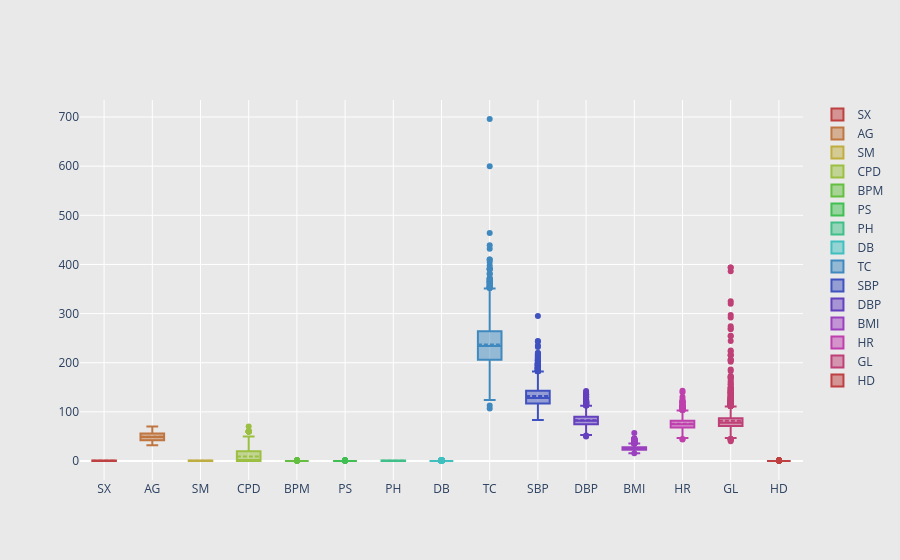

Notebook code for this chart:
### Code cell
column_names = data.columns
no_of_boxes = len(column_names)
colors = [ 'hsl(' + str(h) + ',50%' + ',50%)' for h in np.linspace(0, 360, no_of_boxes)]

fig = go.Figure(data = [go.Box(y = data.loc[:, column_names[i]], marker_color = colors[i], name = column_names[i], boxmean = True, showlegend = True) for i in range(no_of_boxes)])

fig.update_layout(
    xaxis=dict(showgrid = True, zeroline = True, showticklabels = True),
    yaxis=dict(zeroline = True, gridcolor = 'white'),
    paper_bgcolor = 'rgb(233,233,233)',
    plot_bgcolor = 'rgb(233,233,233)')

fig.show()

### Figure 1 — Plotly figure (JSON) as saved in the notebook; plotly's stock layout.template omitted (floating-point values rounded to 4 significant figures; data arrays with more than 128 entries replaced by an {"elided": "..."} marker saying what was removed)
{"data": [{"boxmean": true, "marker": {"color": "hsl(0.0,50%,50%)"}, "name": "SX", "showlegend": true, "type": "box", "y": {"elided": "3390 int values"}}, {"boxmean": true, "marker": {"color": "hsl(25.714285714285715,50%,50%)"}, "name": "AG", "showlegend": true, "type": "box", "y": {"elided": "3390 int values"}}, {"boxmean": true, "marker": {"color": "hsl(51.42857142857143,50%,50%)"}, "name": "SM", "showlegend": true, "type": "box", "y": {"elided": "3390 int values"}}, {"boxmean": true, "marker": {"color": "hsl(77.14285714285714,50%,50%)"}, "name": "CPD", "showlegend": true, "type": "box", "y": {"elided": "3390 int values"}}, {"boxmean": true, "marker": {"color": "hsl(102.85714285714286,50%,50%)"}, "name": "BPM", "showlegend": true, "type": "box", "y": {"elided": "3390 int values"}}, {"boxmean": true, "marker": {"color": "hsl(128.57142857142858,50%,50%)"}, "name": "PS", "showlegend": true, "type": "box", "y": {"elided": "3390 int values"}}, {"boxmean": true, "marker": {"color": "hsl(154.28571428571428,50%,50%)"}, "name": "PH", "showlegend": true, "type": "box", "y": {"elided": "3390 int values"}}, {"boxmean": true, "marker": {"color": "hsl(180.0,50%,50%)"}, "name": "DB", "showlegend": true, "type": "box", "y": {"elided": "3390 int values"}}, {"boxmean": true, "marker": {"color": "hsl(205.71428571428572,50%,50%)"}, "name": "TC", "showlegend": true, "type": "box", "y": {"elided": "3390 int values"}}, {"boxmean": true, "marker": {"color": "hsl(231.42857142857144,50%,50%)"}, "name": "SBP", "showlegend": true, "type": "box", "y": {"elided": "3390 float values"}}, {"boxmean": true, "marker": {"color": "hsl(257.14285714285717,50%,50%)"}, "name": "DBP", "showlegend": true, "type": "box", "y": {"elided": "3390 float values"}}, {"boxmean": true, "marker": {"color": "hsl(282.8571428571429,50%,50%)"}, "name": "BMI", "showlegend": true, "type": "box", "y": {"elided": "3390 float values"}}, {"boxmean": true, "marker": {"color": "hsl(308.57142857142856,50%,50%)"}, "name": "HR", "showlegend": true, "type": "box", "y": {"elided": "3390 int values"}}, {"boxmean": true, "marker": {"color": "hsl(334.2857142857143,50%,50%)"}, "name": "GL", "showlegend": true, "type": "box", "y": {"elided": "3390 int values"}}, {"boxmean": true, "marker": {"color": "hsl(360.0,50%,50%)"}, "name": "HD", "showlegend": true, "type": "box", "y": {"elided": "3390 int values"}}], "layout": {"paper_bgcolor": "rgb(233,233,233)", "plot_bgcolor": "rgb(233,233,233)", "xaxis": {"showgrid": true, "showticklabels": true, "zeroline": true}, "yaxis": {"gridcolor": "white", "zeroline": true}}}
